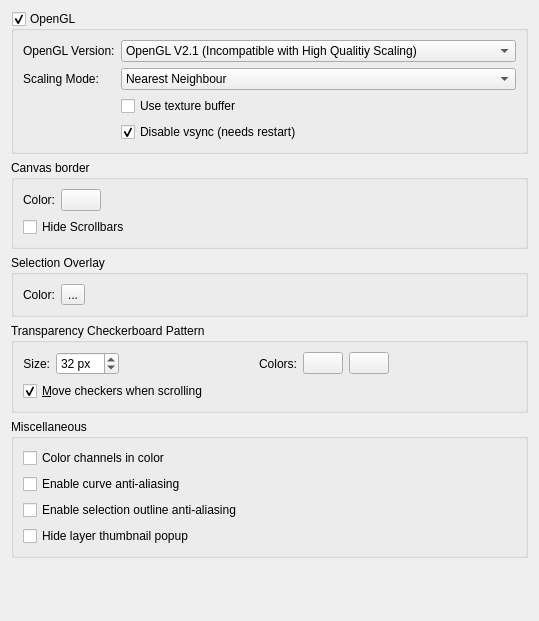
<?xml version="1.0" encoding="UTF-8"?>
<ui version="4.0">
 <class>WdgDisplaySettings</class>
 <widget class="QWidget" name="WdgDisplaySettings">
  <property name="geometry">
   <rect>
    <x>0</x>
    <y>0</y>
    <width>539</width>
    <height>621</height>
   </rect>
  </property>
  <property name="sizePolicy">
   <sizepolicy hsizetype="MinimumExpanding" vsizetype="MinimumExpanding">
    <horstretch>0</horstretch>
    <verstretch>0</verstretch>
   </sizepolicy>
  </property>
  <property name="windowTitle">
   <string>Display</string>
  </property>
  <layout class="QGridLayout">
   <item row="4" column="0">
    <widget class="QGroupBox" name="groupBox">
     <property name="title">
      <string>Miscellaneous</string>
     </property>
     <layout class="QVBoxLayout" name="verticalLayout">
      <item>
       <widget class="QCheckBox" name="chkChannelsAsColor">
        <property name="text">
         <string>Color channels in color</string>
        </property>
        <property name="checked">
         <bool>false</bool>
        </property>
       </widget>
      </item>
      <item>
       <widget class="QCheckBox" name="chkCurveAntialiasing">
        <property name="text">
         <string>Enable curve anti-aliasing</string>
        </property>
       </widget>
      </item>
      <item>
       <widget class="QCheckBox" name="chkSelectionOutlineAntialiasing">
        <property name="text">
         <string>Enable selection outline anti-aliasing</string>
        </property>
       </widget>
      </item>
      <item>
       <widget class="QCheckBox" name="chkHidePopups">
        <property name="text">
         <string>Hide layer thumbnail popup</string>
        </property>
       </widget>
      </item>
     </layout>
    </widget>
   </item>
   <item row="3" column="0">
    <widget class="QGroupBox" name="grpCheckers">
     <property name="title">
      <string>Transparency Checkerboard Pattern</string>
     </property>
     <layout class="QGridLayout">
      <item row="0" column="0">
       <widget class="QLabel" name="lblCheckSize">
        <property name="text">
         <string>Size:</string>
        </property>
        <property name="alignment">
         <set>Qt::AlignRight|Qt::AlignTrailing|Qt::AlignVCenter</set>
        </property>
        <property name="buddy">
         <cstring>intCheckSize</cstring>
        </property>
       </widget>
      </item>
      <item row="0" column="1">
       <widget class="QSpinBox" name="intCheckSize">
        <property name="suffix">
         <string> px</string>
        </property>
        <property name="maximum">
         <number>256</number>
        </property>
        <property name="value">
         <number>32</number>
        </property>
       </widget>
      </item>
      <item row="0" column="2">
       <spacer name="horizontalSpacer_2">
        <property name="orientation">
         <enum>Qt::Horizontal</enum>
        </property>
        <property name="sizeHint" stdset="0">
         <size>
          <width>40</width>
          <height>20</height>
         </size>
        </property>
       </spacer>
      </item>
      <item row="0" column="3">
       <widget class="QLabel" name="lblColor">
        <property name="text">
         <string>Colors:</string>
        </property>
        <property name="alignment">
         <set>Qt::AlignRight|Qt::AlignTrailing|Qt::AlignVCenter</set>
        </property>
       </widget>
      </item>
      <item row="0" column="4">
       <widget class="KColorButton" name="colorChecks1"/>
      </item>
      <item row="0" column="5">
       <widget class="KColorButton" name="colorChecks2"/>
      </item>
      <item row="0" column="6">
       <spacer name="horizontalSpacer">
        <property name="orientation">
         <enum>Qt::Horizontal</enum>
        </property>
        <property name="sizeHint" stdset="0">
         <size>
          <width>40</width>
          <height>20</height>
         </size>
        </property>
       </spacer>
      </item>
      <item row="1" column="0" colspan="3">
       <widget class="QCheckBox" name="chkMoving">
        <property name="toolTip">
         <string>If checked, the checkers will move when scrolling the canvas.</string>
        </property>
        <property name="whatsThis">
         <string>Determines whether the checks will stay put or whether they will scroll together with the canvas</string>
        </property>
        <property name="text">
         <string>&amp;Move checkers when scrolling</string>
        </property>
        <property name="checked">
         <bool>true</bool>
        </property>
       </widget>
      </item>
     </layout>
    </widget>
   </item>
   <item row="5" column="0">
    <spacer name="verticalSpacer">
     <property name="orientation">
      <enum>Qt::Vertical</enum>
     </property>
     <property name="sizeHint" stdset="0">
      <size>
       <width>20</width>
       <height>40</height>
      </size>
     </property>
    </spacer>
   </item>
   <item row="0" column="0">
    <widget class="QGroupBox" name="grpOpenGL">
     <property name="sizePolicy">
      <sizepolicy hsizetype="Preferred" vsizetype="Preferred">
       <horstretch>0</horstretch>
       <verstretch>0</verstretch>
      </sizepolicy>
     </property>
     <property name="title">
      <string>OpenGL</string>
     </property>
     <property name="checkable">
      <bool>true</bool>
     </property>
     <layout class="QGridLayout">
      <item row="0" column="0">
       <widget class="QLabel" name="label_3">
        <property name="text">
         <string>OpenGL Version:</string>
        </property>
       </widget>
      </item>
      <item row="0" column="1">
       <widget class="QComboBox" name="cmbOpenGLVersion">
        <item>
         <property name="text">
          <string>OpenGL V2.1 (Incompatible with High Qualitiy Scaling)</string>
         </property>
        </item>
        <item>
         <property name="text">
          <string>OpenGL v3.2</string>
         </property>
        </item>
       </widget>
      </item>
      <item row="1" column="0">
       <widget class="QLabel" name="label">
        <property name="sizePolicy">
         <sizepolicy hsizetype="Fixed" vsizetype="Preferred">
          <horstretch>0</horstretch>
          <verstretch>0</verstretch>
         </sizepolicy>
        </property>
        <property name="text">
         <string>Scaling Mode:</string>
        </property>
       </widget>
      </item>
      <item row="1" column="1">
       <widget class="QComboBox" name="cmbFilterMode">
        <property name="sizePolicy">
         <sizepolicy hsizetype="Preferred" vsizetype="Fixed">
          <horstretch>0</horstretch>
          <verstretch>0</verstretch>
         </sizepolicy>
        </property>
        <property name="currentIndex">
         <number>0</number>
        </property>
        <item>
         <property name="text">
          <string>Nearest Neighbour</string>
         </property>
        </item>
        <item>
         <property name="text">
          <string>Bilinear Filtering</string>
         </property>
        </item>
        <item>
         <property name="text">
          <string>Trilinear Filtering</string>
         </property>
        </item>
        <item>
         <property name="text">
          <string>High Quality Filtering</string>
         </property>
        </item>
       </widget>
      </item>
      <item row="3" column="1">
       <widget class="QCheckBox" name="chkDisableVsync">
        <property name="toolTip">
         <string>&lt;html&gt;&lt;head/&gt;&lt;body&gt;&lt;p&gt;Try to disable vsync for Krita. This makes painting more responsive. Uncheck only when experiencing crashes with some GPU/driver combinations.&lt;/p&gt;&lt;/body&gt;&lt;/html&gt;</string>
        </property>
        <property name="text">
         <string>Disable vsync (needs restart)</string>
        </property>
        <property name="checked">
         <bool>true</bool>
        </property>
       </widget>
      </item>
      <item row="2" column="1">
       <widget class="QCheckBox" name="chkUseTextureBuffer">
        <property name="sizePolicy">
         <sizepolicy hsizetype="Preferred" vsizetype="Fixed">
          <horstretch>0</horstretch>
          <verstretch>0</verstretch>
         </sizepolicy>
        </property>
        <property name="toolTip">
         <string>&lt;html&gt;&lt;head/&gt;&lt;body&gt;&lt;p&gt;Use Texture Buffering. This can be faster on some GPU/Driver combinations (like Intel) or broken on some others (like AMD/Radeon).&lt;/p&gt;&lt;/body&gt;&lt;/html&gt;</string>
        </property>
        <property name="text">
         <string>Use texture buffer</string>
        </property>
       </widget>
      </item>
     </layout>
    </widget>
   </item>
   <item row="1" column="0">
    <widget class="QGroupBox" name="grpCanvasBorder">
     <property name="title">
      <string>Canvas border</string>
     </property>
     <layout class="QGridLayout">
      <item row="1" column="0">
       <widget class="QLabel" name="lblCanvasBorderColor">
        <property name="text">
         <string>Color:</string>
        </property>
        <property name="alignment">
         <set>Qt::AlignRight|Qt::AlignTrailing|Qt::AlignVCenter</set>
        </property>
       </widget>
      </item>
      <item row="1" column="1">
       <widget class="KColorButton" name="canvasBorder"/>
      </item>
      <item row="1" column="2">
       <spacer name="horizontalSpacer_4">
        <property name="orientation">
         <enum>Qt::Horizontal</enum>
        </property>
        <property name="sizeHint" stdset="0">
         <size>
          <width>40</width>
          <height>20</height>
         </size>
        </property>
       </spacer>
      </item>
      <item row="2" column="0" colspan="3">
       <widget class="QCheckBox" name="hideScrollbars">
        <property name="text">
         <string>Hide Scrollbars</string>
        </property>
        <property name="checked">
         <bool>false</bool>
        </property>
       </widget>
      </item>
     </layout>
    </widget>
   </item>
   <item row="2" column="0">
    <widget class="QGroupBox" name="groupBox_2">
     <property name="title">
      <string>Selection Overlay</string>
     </property>
     <layout class="QHBoxLayout" name="horizontalLayout">
      <item>
       <widget class="QLabel" name="label_2">
        <property name="text">
         <string>Color:</string>
        </property>
       </widget>
      </item>
      <item>
       <widget class="QToolButton" name="btnSelectionOverlayColor">
        <property name="text">
         <string>...</string>
        </property>
       </widget>
      </item>
      <item>
       <spacer name="horizontalSpacer_3">
        <property name="orientation">
         <enum>Qt::Horizontal</enum>
        </property>
        <property name="sizeHint" stdset="0">
         <size>
          <width>358</width>
          <height>20</height>
         </size>
        </property>
       </spacer>
      </item>
     </layout>
    </widget>
   </item>
  </layout>
 </widget>
 <customwidgets>
  <customwidget>
   <class>KColorButton</class>
   <extends>QPushButton</extends>
   <header>kcolorbutton.h</header>
   <container>1</container>
  </customwidget>
 </customwidgets>
 <resources/>
 <connections/>
</ui>
